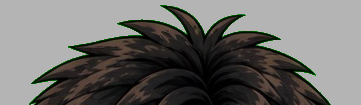
#> input picture assets/pets/_qa_gen_head_1.png, 361 x 105 px
$ python -i gen_pixehood_sprites.py   (imports and definitions only)
#> lines starting #> are read from the running program, lines starting #| are printed output that depends on the picture
#!/usr/bin/env python3
"""Generate pixehood_* clean pixel-art sprites from hoodie_* frames.

Design goals (vs first muddy pass):
  - Chunkier grid + integer nearest upscale (no fractional soft edges)
  - Fewer flat colors, hard 1-bit alpha
  - Mild contrast so fabric / hair / skin read as separate blocks
  - Optional 1px dark outline for silhouette clarity

Usage:
  python scripts/gen_pixehood_sprites.py
"""

from __future__ import annotations

import argparse
from collections import Counter
from pathlib import Path

from PIL import Image, ImageEnhance, ImageFilter

CHAR_ID = "pixehood"
# Logical pixel columns — lower = chunkier / cleaner.
GRID_W = 36
# Exact integer scale → crisp blocks (36×5 = 180).
PIXEL_SCALE = 5
OUT_W = GRID_W * PIXEL_SCALE
PALETTE_COLORS = 12
ALPHA_CUT = 140
# 1px (grid) dark outline → thick silhouette after NEAREST upscale; desktop
# wallpapers otherwise swallow flat gray sprites.
ADD_OUTLINE = True


def _content_bbox(im: Image.Image) -> tuple[int, int, int, int]:
    if im.mode != "RGBA":
        im = im.convert("RGBA")
    bbox = im.split()[-1].getbbox()
    if not bbox:
        return (0, 0, im.width, im.height)
    pad = max(1, min(im.width, im.height) // 64)
    l, t, r, b = bbox
    return (
        max(0, l - pad),
        max(0, t - pad),
        min(im.width, r + pad),
        min(im.height, b + pad),
    )


def _hard_alpha(im: Image.Image, cut: int = ALPHA_CUT) -> Image.Image:
    im = im.convert("RGBA")
    px = im.load()
    w, h = im.size
    for y in range(h):
        for x in range(w):
            r, g, b, a = px[x, y]
            if a < cut:
                px[x, y] = (0, 0, 0, 0)
            else:
                px[x, y] = (r, g, b, 255)
    return im


def _contrast_prep(im: Image.Image) -> Image.Image:
    """Sharpen + contrast on RGB only; keep original alpha for cut later."""
    im = im.convert("RGBA")
    alpha = im.split()[-1]
    rgb = im.convert("RGB")
    rgb = ImageEnhance.Contrast(rgb).enhance(1.85)
    rgb = ImageEnhance.Color(rgb).enhance(1.45)
    rgb = ImageEnhance.Brightness(rgb).enhance(1.06)
    rgb = ImageEnhance.Sharpness(rgb).enhance(1.55)
    rgb = rgb.filter(ImageFilter.UnsharpMask(radius=1.5, percent=180, threshold=1))
    out = rgb.convert("RGBA")
    out.putalpha(alpha)
    return out


def _quantize_opaque(im: Image.Image, colors: int) -> Image.Image:
    """Adaptive palette on opaque pixels only (transparent keyed out)."""
    im = im.convert("RGBA")
    w, h = im.size
    px = im.load()
    key = (255, 0, 255)  # magenta key never in character after hard alpha
    rgb = Image.new("RGB", (w, h), key)
    rp = rgb.load()
    for y in range(h):
        for x in range(w):
            r, g, b, a = px[x, y]
            if a >= 255:
                rp[x, y] = (r, g, b)
    # MEDIANCUT on keyed image; remap key back to transparent.
    q = rgb.quantize(colors=max(2, colors + 1), method=Image.Quantize.MEDIANCUT, dither=Image.Dither.NONE)
    q_rgb = q.convert("RGB")
    qp = q_rgb.load()
    out = Image.new("RGBA", (w, h), (0, 0, 0, 0))
    op = out.load()
    for y in range(h):
        for x in range(w):
            if px[x, y][3] < 255:
                continue
            r, g, b = qp[x, y]
            # If quantizer collapsed into key, keep pre-quantize color.
            if (r, g, b) == key:
                r, g, b = px[x, y][:3]
            op[x, y] = (r, g, b, 255)
    return out


def _merge_near_palette(palette: list[tuple[int, int, int]], min_dist2: int = 900) -> list[tuple[int, int, int]]:
    """Drop near-duplicate palette entries so blocks don't muddy together."""
    kept: list[tuple[int, int, int]] = []
    for c in palette:
        if any((c[0] - k[0]) ** 2 + (c[1] - k[1]) ** 2 + (c[2] - k[2]) ** 2 < min_dist2 for k in kept):
            continue
        kept.append(c)
    return kept or palette[:1]


def _snap_common_colors(im: Image.Image, max_colors: int) -> Image.Image:
    """Second pass: keep only the most common opaque colors (flatter blocks)."""
    im = im.convert("RGBA")
    px = im.load()
    w, h = im.size
    counts: Counter[tuple[int, int, int]] = Counter()
    for y in range(h):
        for x in range(w):
            r, g, b, a = px[x, y]
            if a:
                counts[(r, g, b)] += 1
    if not counts:
        return im
    palette = _merge_near_palette([c for c, _ in counts.most_common(max_colors * 3)], min_dist2=1100)[
        :max_colors
    ]

    def nearest(c: tuple[int, int, int]) -> tuple[int, int, int]:
        br, bg, bb = c
        best = palette[0]
        best_d = 10**9
        for pr, pg, pb in palette:
            d = (pr - br) ** 2 + (pg - bg) ** 2 + (pb - bb) ** 2
            if d < best_d:
                best_d = d
                best = (pr, pg, pb)
        return best

    for y in range(h):
        for x in range(w):
            r, g, b, a = px[x, y]
            if a:
                nr, ng, nb = nearest((r, g, b))
                # Crush near-white / near-black for cleaner fabric & hair.
                if nr + ng + nb >= 720:
                    nr, ng, nb = 255, 255, 255
                elif nr + ng + nb <= 70:
                    nr, ng, nb = 18, 16, 16
                px[x, y] = (nr, ng, nb, 255)
    return im


def _clean_orphan_pixels(im: Image.Image) -> Image.Image:
    """Drop opaque pixels with <2 opaque 4-neighbors (fringe dust)."""
    im = im.convert("RGBA")
    w, h = im.size
    px = im.load()
    keep = [[False] * w for _ in range(h)]
    for y in range(h):
        for x in range(w):
            if px[x, y][3] == 0:
                continue
            n = 0
            for dx, dy in ((-1, 0), (1, 0), (0, -1), (0, 1)):
                xx, yy = x + dx, y + dy
                if 0 <= xx < w and 0 <= yy < h and px[xx, yy][3]:
                    n += 1
            keep[y][x] = n >= 2 or (
                # keep 1-neighbor tips on silhouette (hair spikes)
                n >= 1
                and any(
                    0 <= x + dx < w
                    and 0 <= y + dy < h
                    and px[x + dx, y + dy][3] == 0
                    for dx, dy in ((-1, 0), (1, 0), (0, -1), (0, 1), (-1, -1), (1, -1), (-1, 1), (1, 1))
                )
            )
            # Simpler: keep if n>=1 for edge, drop only true isolates (n==0)
            keep[y][x] = n >= 1
    for y in range(h):
        for x in range(w):
            if px[x, y][3] and not keep[y][x]:
                px[x, y] = (0, 0, 0, 0)
    return im


def _outline(im: Image.Image, color: tuple[int, int, int] = (28, 24, 22)) -> Image.Image:
    """1px dark outline outside opaque silhouette."""
    im = im.convert("RGBA")
    w, h = im.size
    alpha = im.split()[-1]
    # Dilate alpha by 1
    dil = alpha.filter(ImageFilter.MaxFilter(3))
    out = Image.new("RGBA", (w, h), (0, 0, 0, 0))
    op = out.load()
    ap = alpha.load()
    dp = dil.load()
    ip = im.load()
    cr, cg, cb = color
    for y in range(h):
        for x in range(w):
            if ap[x, y]:
                op[x, y] = ip[x, y]
            elif dp[x, y]:
                op[x, y] = (cr, cg, cb, 255)
    return out


def pixelate_frame(src: Image.Image, grid_w: int = GRID_W, scale: int = PIXEL_SCALE) -> Image.Image:
    im = _contrast_prep(src.convert("RGBA"))
    l, t, r, b = _content_bbox(im)
    crop = im.crop((l, t, r, b))
    cw, ch = crop.size
    if cw < 1 or ch < 1:
        return Image.new("RGBA", (grid_w * scale, grid_w * scale), (0, 0, 0, 0))

    grid_h = max(8, int(round(ch * (grid_w / float(cw)))))
    # BOX → solid cells; hard alpha before palette so fringe never muddies colors.
    low = crop.resize((grid_w, grid_h), Image.Resampling.BOX)
    low = _hard_alpha(low)
    low = _quantize_opaque(low, PALETTE_COLORS)
    low = _snap_common_colors(low, PALETTE_COLORS)
    low = _clean_orphan_pixels(low)
    if ADD_OUTLINE:
        low = _outline(low)

    out_w = grid_w * scale
    out_h = grid_h * scale
    hi = low.resize((out_w, out_h), Image.Resampling.NEAREST)

    # Canvas matches hoodie aspect (~314×376) at out_w.
    canvas_h = int(round(out_w * (376 / 314.0)))
    canvas = Image.new("RGBA", (out_w, canvas_h), (0, 0, 0, 0))
    ox = (out_w - hi.width) // 2
    oy = max(0, canvas_h - hi.height)
    canvas.paste(hi, (ox, oy), hi)
    return canvas


def collect_hoodie_frames(src_dir: Path) -> list[Path]:
    return sorted(src_dir.glob("hoodie_*.png"))


# [46 lines left out: functions out_name, generate, main, not called in this run]


# [2 lines not run here, left out]

>>> from PIL import Image
>>> picture = Image.open('../assets/pets/_qa_gen_head_1.png')
#> picture is the input picture: PIL image 361x105 RGBA; mean R, G, B, A 109.3, 108.5, 105.6, 255
>>> result = pixelate_frame(picture)
#> in _contrast_prep, `alpha = im.split()[-1]`: alpha: PIL image 361x105 L; every value is 255
#> in _contrast_prep, `rgb = ImageEnhance.Contrast(rgb).enhance(1.85)`:
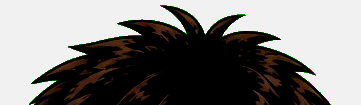
#> rgb: PIL image 361x105 RGB; mean R, G, B 128.4, 126.8, 124.2
#> in _contrast_prep, `rgb = rgb.filter(ImageFilter.UnsharpMask(radius=1.5, percent=180, thre..`:
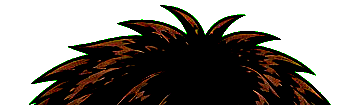
#> rgb: PIL image 361x105 RGB; mean R, G, B 140, 135.6, 131.4
#> in _content_bbox, `bbox = im.split()[-1].getbbox()`: bbox = (0, 0, 361, 105)
#> in _content_bbox, `l, t, r, b = bbox`: l = 0; r = 361; b = 105
#> in pixelate_frame, `l, t, r, b = _content_bbox(im)`: l = 0; r = 361; b = 105
#> after the loop in _snap_common_colors, `for y in range(h):`: counts = 13 items
#> the loop in _merge_near_palette, `for c in palette:` made 13 passes
#> c on passes 1 to 12: (255, 255, 255), (0, 0, 0), (62, 30, 12), (23, 12, 6), (241, 244, 241), (36, 14, 5), (8, 3, 1), (124, 126, 109), (3, 1, 0), (50, 20, 6), (178, 184, 173), (72, 64, 46)
#> after the loop in _merge_near_palette, `for c in palette:`: kept = [(255, 255, 255), (0, 0, 0), (62, 30, 12), (124, 126, 109), (178, 184, 173), (72, 64, 46)]
#> in _snap_common_colors, `palette = _merge_near_palette([c for c, _ in counts.most_common(max_co..`: palette has the same summary as kept in _merge_near_palette
#> the loop in _snap_common_colors, `for y in range(h):` made 10 passes
#> in pixelate_frame, `hi = low.resize((out_w, out_h), Image.Resampling.NEAREST)`:
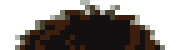
#> hi: PIL image 180x50 RGBA; mean R, G, B, A 145.8, 140.8, 136.7, 255
#> in pixelate_frame, `canvas = Image.new("RGBA", (out_w, canvas_h), (0, 0, 0, 0))`: canvas: PIL image 180x216 RGBA; every value is 0
#> in pixelate_frame, `canvas.paste(hi, (ox, oy), hi)`:
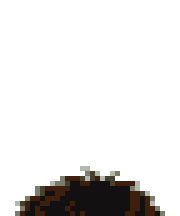
#> canvas: PIL image 180x216 RGBA; mean R, G, B, A 33.8, 32.6, 31.7, 59; transparent parts drawn white
